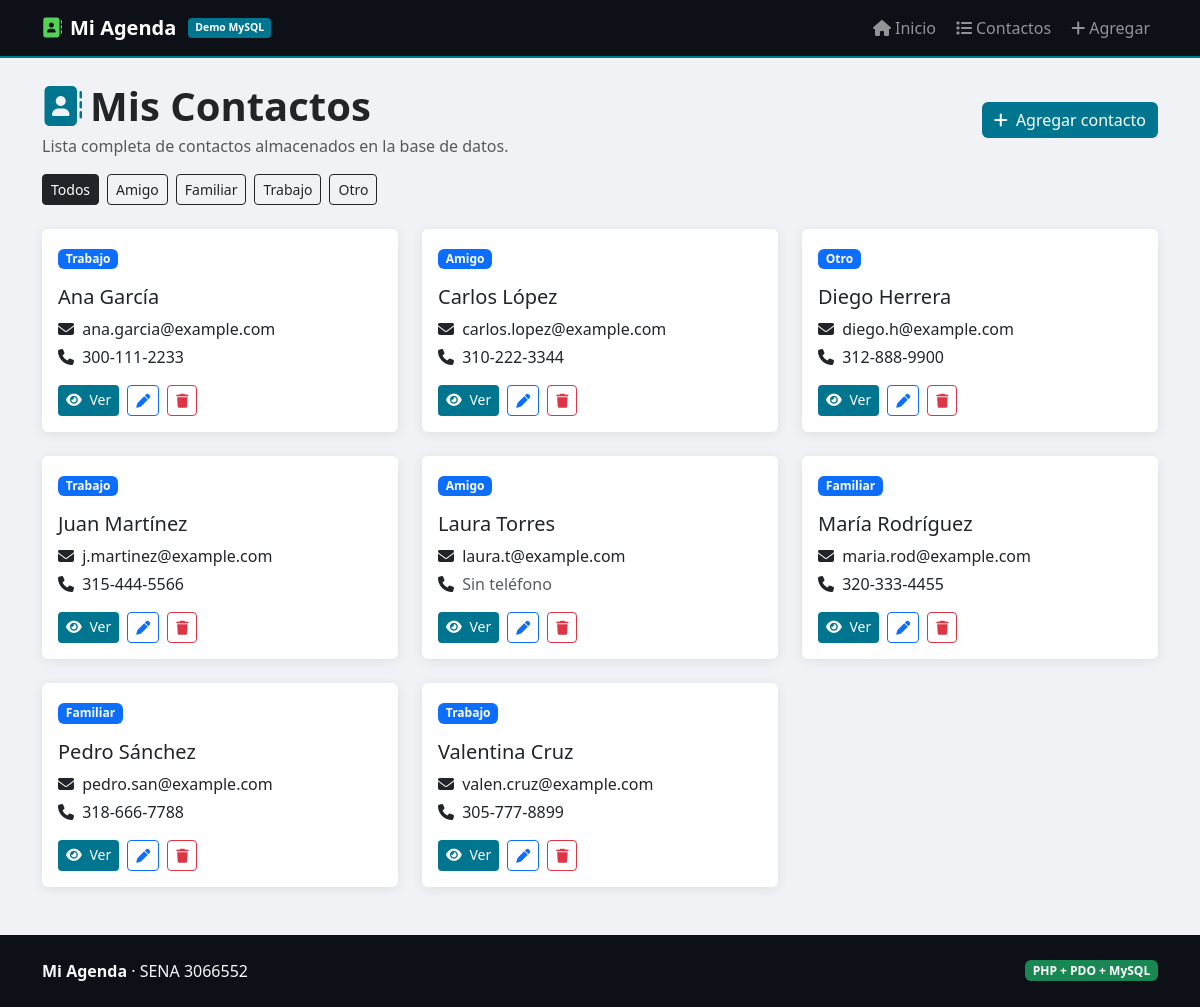
Screenshot of /contactos/index.php with the database file from the repository.
### tables this page shows
CREATE TABLE contactos (
    id         INT           AUTO_INCREMENT PRIMARY KEY,
    nombre     VARCHAR(100)  NOT NULL,
    email      VARCHAR(150)  NOT NULL UNIQUE,
    telefono   VARCHAR(20),
    categoria  ENUM('Amigo','Familiar','Trabajo','Otro') NOT NULL DEFAULT 'Otro',
    notas      TEXT,
    creado_en  DATETIME      NOT NULL DEFAULT CURRENT_TIMESTAMP
);

### contactos/index.php (the view, shortened to what this page needs)
<?php
$nivel         = 2;
$categoriaFiltro = $_GET['cat'] ?? '';
$error           = null;
$contactos       = [];
$categorias      = [];
try {
    $pdo = DB::conectar();
    $categorias = $pdo->query('SELECT DISTINCT categoria FROM contactos ORDER BY categoria')->fetchAll(PDO::FETCH_COLUMN);
    if ($categoriaFiltro !== '') {
        $stmt = $pdo->prepare('SELECT * FROM contactos WHERE categoria = ? ORDER BY nombre');
        $stmt->execute([$categoriaFiltro]);
    } else {
        $stmt = $pdo->query('SELECT * FROM contactos ORDER BY nombre');
    }
    $contactos = $stmt->fetchAll();
} catch (PDOException $e) {
    $error = $e->getMessage();
}
require_once __DIR__ . '/../includes/header.php';
?>
<div class="d-flex flex-wrap justify-content-between align-items-center gap-3 mb-3">
  <div>
    <h1 class="fw-bold mb-1"><i class="fas fa-address-book me-2" style="color:var(--color)"></i>Mis Contactos</h1>
    <p class="text-muted mb-0">Lista completa de contactos almacenados en la base de datos.</p>
  </div>
  <a href="crear.php" class="btn btn-db">
    <i class="fas fa-plus me-1"></i> Agregar contacto
  </a>
</div>
<div class="mb-4 d-flex flex-wrap gap-2">
  <a href="index.php" class="btn btn-sm <?= $categoriaFiltro === '' ? 'btn-dark' : 'btn-outline-dark' ?>">Todos</a>
  <?php foreach ($categorias as $categoria): ?>
    <?php $activo = $categoriaFiltro === $categoria; ?>
    <a href="?cat=<?= urlencode($categoria) ?>" class="btn btn-sm <?= $activo ? 'btn-dark' : 'btn-outline-dark' ?>">
      <?= htmlspecialchars($categoria) ?>
    </a>
  <?php endforeach; ?>
</div>
<?php if ($error): ?>
  <div class="alert alert-danger"><?= htmlspecialchars($error) ?></div>
<?php elseif (empty($contactos)): ?>
  <div class="alert alert-warning mb-0">No hay contactos registrados.</div>
<?php else: ?>
<div class="row g-4">
  <?php foreach ($contactos as $contacto): ?>
    <div class="col-sm-6 col-lg-4">
      <div class="card h-100">
        <div class="card-body">
          <span class="badge bg-primary mb-3"><?= htmlspecialchars($contacto['categoria']) ?></span>
          <h5 class="card-title mb-2"><?= htmlspecialchars($contacto['nombre']) ?></h5>
          <p class="mb-1"><i class="fas fa-envelope me-1"></i> <?= htmlspecialchars($contacto['email']) ?></p>
          <p class="mb-3">
            <i class="fas fa-phone me-1"></i>
            <?php if (!empty($contacto['telefono'])): ?>
              <?= htmlspecialchars($contacto['telefono']) ?>
            <?php else: ?>
              <span class="text-muted">Sin teléfono</span>
            <?php endif; ?>
          </p>
          <div class="d-flex flex-wrap gap-2">
            <a href="ver.php?id=<?= (int) $contacto['id'] ?>" class="btn btn-sm btn-db">
              <i class="fas fa-eye me-1"></i> Ver
            </a>
            <a href="editar.php?id=<?= (int) $contacto['id'] ?>" class="btn btn-sm btn-outline-primary">
              <i class="fas fa-pen"></i>
            </a>
            <a href="eliminar.php?id=<?= (int) $contacto['id'] ?>" class="btn btn-sm btn-outline-danger">
              <i class="fas fa-trash"></i>
            </a>
          </div>
        </div>
      </div>
    </div>
  <?php endforeach; ?>
</div>
<?php endif; ?>
<?php require_once __DIR__ . '/../includes/footer.php'; ?>

### includes/header.php (shortened to what this page needs)
<!DOCTYPE html>
<html lang="es">
<head>
  <link href="https://cdn.jsdelivr.net/npm/bootstrap@5.3.3/dist/css/bootstrap.min.css" rel="stylesheet">
  <link href="https://cdnjs.cloudflare.com/ajax/libs/font-awesome/6.5.0/css/all.min.css" rel="stylesheet">
</head>
<body>
<nav class="navbar navbar-expand-lg navbar-dark">
  <div class="container">
    <a class="navbar-brand fw-bold d-flex align-items-center gap-2" href="<?= str_repeat('../', $nivel ?? 1) ?>index.php">
      <i class="fas fa-address-book" style="color:#56d157"></i>
      Mi Agenda
      <span class="badge-layer ms-1">Demo MySQL</span>
    </a>
    <div class="collapse navbar-collapse" id="nav">
      <ul class="navbar-nav ms-auto gap-1">
        <li class="nav-item">
          <a class="nav-link" href="<?= str_repeat('../', $nivel ?? 1) ?>index.php">
            <i class="fas fa-home me-1"></i>Inicio
          </a>
        </li>
        <li class="nav-item">
          <a class="nav-link" href="<?= str_repeat('../', $nivel ?? 1) ?>contactos/index.php">
            <i class="fas fa-list me-1"></i>Contactos
          </a>
        </li>
        <li class="nav-item">
          <a class="nav-link" href="<?= str_repeat('../', $nivel ?? 1) ?>contactos/crear.php">
            <i class="fas fa-plus me-1"></i>Agregar
          </a>
        </li>
      </ul>
    </div>
  </div>
</nav>
<main class="container my-4">

### includes/footer.php (shortened to what this page needs)
</main>
<footer class="mt-5 py-4" style="background:#0d1117;">
  <div class="container d-flex flex-wrap justify-content-between align-items-center gap-2 text-light">
    <div>
      <strong>Mi Agenda</strong> · SENA 3066552
    </div>
    <span class="badge bg-success">PHP + PDO + MySQL</span>
  </div>
</footer>
</body>
</html>

### includes/header.php (style rules this page uses)
:root { --color: #00758f; }
body { background: #f0f2f5; }
.navbar { background: #0d1117 !important; border-bottom: 2px solid var(--color); }
.card { border: none; box-shadow: 0 2px 12px rgba(0,0,0,.08); }
.btn-db { background: var(--color); color: #fff; border: none; }
.badge-layer { background: var(--color); font-size: .65rem; padding: 2px 7px; border-radius: 4px; }

### rows the page displays
contactos: categoria "Trabajo", nombre "Ana García", email "ana.garcia@example.com", telefono "300-111-2233"
contactos: categoria "Amigo", nombre "Carlos López", email "carlos.lopez@example.com", telefono "310-222-3344"
contactos: categoria "Otro", nombre "Diego Herrera", email "diego.h@example.com", telefono "312-888-9900"
contactos: categoria "Trabajo", nombre "Juan Martínez", email "j.martinez@example.com", telefono "315-444-5566"
contactos: categoria "Amigo", nombre "Laura Torres", email "laura.t@example.com", shows "Sin teléfono"
contactos: categoria "Familiar", nombre "María Rodríguez", email "maria.rod@example.com", telefono "320-333-4455"
contactos: categoria "Familiar", nombre "Pedro Sánchez", email "pedro.san@example.com", telefono "318-666-7788"
contactos: categoria "Trabajo", nombre "Valentina Cruz", email "valen.cruz@example.com", telefono "305-777-8899"

### other values shown
$categoria "Amigo"
$categoria "Familiar"
$categoria "Trabajo"
$categoria "Otro"
